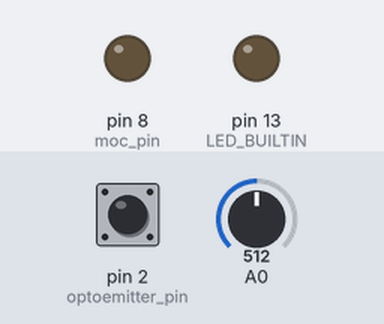
Recording of a sketch running on a simulated Arduino Uno, built with avr-gcc and run on an emulated ATmega328P. On the bench: output pins drawn as LEDs (lit = HIGH). Dashed ring = blinking. Inputs (shaded band) come from the test bench; at power-on: pin 2 (optoemitter_pin) HIGH, A0 = 512. What the sketch prints to the serial monitor is not drawn.

Above: at 1.0 s.
At 2.5 s:
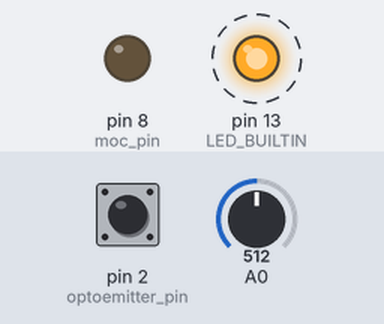
Timing chart, 0 to 4.6 s (numbered marks = the images above):
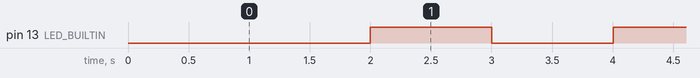

The sketch:

ControlTRIAC.ino
```cpp
/**************************************************************************************************
 * ControlTRIAC.ino
 *
 * Created: 18/04/2020
 * Author: Lars Lindner
 *
 * Power control of a resistive load using phase-fired control (https://en.wikipedia.org/wiki/Phase-fired_controller)
 * The moment of zero-cross of the mains signal is detected
 * The moment of firing of the Triac is controlled using delays
 * The delay for firing moment is received by serial over ESP8266 or using a potentiometer
 * loop() function must not be overloaded with tasks (serial read, analog read, etc.), otherwise the delay between zero-cross and firing moment will be too large!
 * Therefore, only read either serial data or potentiometer in loop()!!
 * (may be this behavior can be avoided using interrupts for serial and analog read)
 *
***************************************************************************************************/

#include<SoftwareSerial.h>

#define optoemitter_pin		2			// Optocoupler output to detect zero cross
#define moc_pin				8			// Solid State Relay input to control AC load
const int T2_ms = 1000;					// Execution period for Serial Communication [ms]
const byte numChars = 32;				// Max number of bytes of the received string
const int delay_min = 1200;				// Min delay for max power [us]
const int delay_max = 8000;				// Max delay for min power [us]
int delay_int = delay_min;				// 60Hz = 16666.66us -> 1/4 Halfwave = 4167us (halfwave, because we are rectifying)

volatile long count_zerocross = 0;
volatile long count_T2 = 0L;			// Count variable for Timer2
volatile bool flag_zerocross = false;
volatile bool flag_led = false;

SoftwareSerial mySerial(6,7);

char receivedChars[numChars];			// Array to store the received data
String rx_str = "";						// Store the received char array as an string
String cmd_str = "";					// Received command
int value_int = 0;						// Received command value
bool flag_newSerialData = false;		// When new Serial Data arrived
bool flag_newPotiData = false;			// When new Poti value arrived
int potval_int = 0;						// Old value of potentiometer

// volatile unsigned long prevMicros_long = 0;		// will store last time
// int delaycase = 1;								// switches between delays


// Setup function
void setup()
{
	pinMode(LED_BUILTIN, OUTPUT);
	pinMode(optoemitter_pin, INPUT_PULLUP);
	pinMode(moc_pin, OUTPUT);
	attachInterrupt(digitalPinToInterrupt(optoemitter_pin), ISR_zerocross, FALLING);

	setTimer(2);
	Serial.begin(9600);
	mySerial.begin(9600);
	Serial.println("Hi user, everything connected...");
	Serial.println();

}


// Loop function
void loop()
{
	// Only use one of this both functions (see code description)!
	recvSerialData();
	updatePotData();

	// Decide whether serialData is taken for delay_int
	if (flag_newSerialData)
	{
		rx_str = receivedChars;
		cmd_str = rx_str.substring(0,rx_str.indexOf('_'));
		value_int = rx_str.substring(rx_str.indexOf('_') + 1).toInt();
		delay_int = map(value_int,100,0,delay_min,delay_max);

		if (value_int == 0)			// A defined level for turning OFF
		{
			delay_int = delay_max;
		}
		else if (value_int == 100)	// A defined level for turning ON
		{
			delay_int = delay_min;
		}

		flag_newSerialData = false;
	}
	// or PotiData
	else if (flag_newPotiData)
	{
		delay_int = map(potval_int,0,1024,delay_min,delay_max);
		flag_newPotiData = false;
	}

 	// Part which control the firing moment
	if(flag_zerocross)
	{
		delayMicroseconds(delay_int);
		digitalWrite(moc_pin, HIGH);
		delayMicroseconds(100);
		digitalWrite(moc_pin, LOW);
		flag_zerocross = false;
	}


//  	// Part which control the firing moment without blocking behavior (does work, but has another behavior, lamp is still flickering)
// 	if(flag_zerocross)
// 	{
// 		unsigned long actMicros_long = micros();
// 		if ((actMicros_long - prevMicros_long >= delay_int) && (delaycase == 1))
// 		{
// 			prevMicros_long = actMicros_long;
// 			delaycase = 2;
// 			digitalWrite(moc_pin, HIGH);
// 		}
//
// 		if ((actMicros_long - prevMicros_long >= 100) && (delaycase == 2))
// 		{
// 			delaycase = 1;
// 			flag_zerocross = false;
// 			digitalWrite(moc_pin, LOW);
// 		}
// 	}

}


// ISR for Zero-Cross detection
void ISR_zerocross()
{
// 	count_zerocross++;
// 	prevMicros_long = 0;
// 	reset_millis();
	flag_zerocross = true;
}


// Reset the millis and micro counter
void reset_millis()
{
	extern volatile unsigned long timer0_millis, timer0_overflow_count;
	noInterrupts();
	timer0_millis = timer0_overflow_count = 0;
	interrupts();
}


// ISR for Serial Print
ISR(TIMER2_COMPA_vect)
{
	count_T2++;
	if (count_T2 > T2_ms)
	{
// 		Serial.print("Mains freq: ");
// 		Serial.println(count_zerocross/2, DEC);
// 		Serial.print("Delay Value: ");
// 		Serial.println(delay_int);
		digitalWrite(LED_BUILTIN, flag_led);
		count_T2 = 0;
		flag_led = !flag_led;
		count_zerocross = 0;

	}
}


// For receiving serial data from Software Serial
void recvSerialData()
{
	static byte ndx = 0;
	char endMarker = '\n';
	char rc;

	while (mySerial.available() > 0 && flag_newSerialData == false)
	{
		rc = mySerial.read();

		if (rc != endMarker)
		{
			receivedChars[ndx] = rc;
			ndx++;
			if (ndx >= numChars)
			{
				ndx = numChars - 1;
			}
		}
		else
		{
			// terminate the string with the null character (see: https://www.arduino.cc/reference/en/language/variables/data-types/string/)
			receivedChars[ndx] = '\0';
			ndx = 0;
			flag_newSerialData = true;
		}
	}
}


// Checking, if the Poti gives a new value
void updatePotData()
{
	int potnewval_int = analogRead(A0);
	if (potnewval_int > (potval_int + 3) || potnewval_int < (potval_int - 3))
	{
		flag_newPotiData = true;
		potval_int = potnewval_int;
	}
	else
	{
		flag_newPotiData = false;
	}

}
```

setTimer.ino
```cpp
/**************************************************************************************************
 * setTimer.ino
 *
 * Created: 12.10.2015
 * Author: Lars Lindner
 *
 * Implementation of Hardware Timer 0 - 2 in Arduino Uno
 * Timer0 prescaler: 1, 8, 64, 256, 1024 + External clock source on T0 pin
 * Timer1 prescaler: 1, 8, 64, 256, 1024 + External clock source on T1 pin
 * Timer2 prescaler: 1, 8, 32, 64, 128, 256, 1024
 *
 * Timer0 compare match register < 256
 * Timer1 compare match register < 65536
 * Timer2 compare match register < 256
 *
 * Attention:	Don't use Timer0, because it's messing with serialEvent().
 *				Also Timer0 is used for millis().
 *
***************************************************************************************************/


// Sets 1 of 3 Timers in predefined Mode
void setTimer(int timer_numb)
{
	if (timer_numb == 0)
	{
		//set timer0 interrupt at 100Hz (10ms)

		// Global disable interrupts
		cli();

		// Initialize counter value to 0
		TCNT0  = 0;

		// set compare match register for 100Hz increments
		// (16*10^6) / (2 * prescaler * 100) - 1 (must be <256)
		OCR0A = 77.125;
		// Waveform Generation Mode 2 (CTC Mode, OCR0A TOP)
		TCCR0A = (0 << COM0A1) | (0 << COM0A0) | (0 << COM0B1) | (0 << COM0B0) | (1 << WGM01) | (0 << WGM00);
		// Prescaler = 1024
		TCCR0B = (0 << FOC0A) | (0 << FOC0B) | (0 << WGM02) | (1 << CS02) | (0 << CS01) | (1 << CS00);

		// Interrupt(s) initialization
		TIMSK0 = (0 << OCIE0B) | (1 << OCIE0A) | (0 << TOIE1);

		// Global enable interrupts
		sei();
	}
	else if (timer_numb == 1)
	{
		// Global disable interrupts
		cli();
		TCCR1A = 0;		// set entire TCCR1A register to 0
		TCCR1B = 0;		// same for TCCR1B
		TCNT1  = 0;		//initialize counter value to 0

		// Waveform Generation Mode 14 (Fast PWM, ICR1 TOP)
		// In this mode, the counter counts only up, so for 1kHz PWM frequency ICR1 = 16000 for 16MHz oscillator
		ICR1 = 16000; // actually 15999
		//Defines duty cycle of PWM, can be changed while micro running
		OCR1A = OCR1B = 0;
		TCCR1A = (1 << COM1A1) | (0 << COM1A0) | (1 << COM1B1) | (0 << COM1B0) | (1 << WGM11) | (0 << WGM10);
		// Prescaler = 1
		TCCR1B = (0 << ICNC1) | (0 << ICES1) | (1 << WGM13) | (1 << WGM12) | (0 << CS12) | (0 << CS11) | (1 << CS10);

		//// Waveform Generation Mode 10 (Phase Correct PWM Mode, ICR1 TOP)
		//// In this mode, the counter counts up and down, so for 1kHz PWM frequency ICR1 = 8000 for 16MHz oscillator
		//ICR1 = 8000;
		////Defines duty cycle of PWM, can be changed while micro running
		//OCR1A = OCR1B = 4000;
		//TCCR1A = (1 << COM1A1) | (0 << COM1A0) | (1 << COM1B1) | (0 << COM1B0) | (1 << WGM11) | (0 << WGM10);
		//// Prescaler = 1
		//TCCR1B = (0 << ICNC1) | (0 << ICES1) | (1 << WGM13) | (0 << WGM12) | (0 << CS12) | (0 << CS11) | (1 << CS10);

		// Timer/Counter 1 Interrupt(s) initialization
		TIMSK1 = (0 << ICIE1) | (0 << OCIE1B) | (0 << OCIE1A) | (1 << TOIE1);

		// Global enable interrupts
		sei();
	}
	else if (timer_numb == 2)
	{
 		//set Timer2 interrupt at 1000Hz (1ms)

 		// Global disable interrupts
 		cli();

 		// Attention: Timer Register must be set 0 before setting OCR2A!!!
 		TCCR2A = 0;
 		TCCR2B = 0;
 		TCNT2  = 0;

 		// set compare match register for 1000Hz increments
 		// Formula not identical with datasheet!!!
 		// (16*10^6) / (prescaler * 1000) - 1 (must be <256)
 		OCR2A = 249;

 		// Waveform Generation Mode 2 (CTC Mode, OCR2A TOP)
 		TCCR2A = (0 << COM2A1) | (0 << COM2A0) | (0 << COM2B1) | (0 << COM2B0) | (1 << WGM21) | (0 << WGM20);
 		// Prescaler = 64
 		TCCR2B = (0 << FOC2A) | (0 << FOC2B) | (0 << WGM22) | (1 << CS22) | (0 << CS21) | (0 << CS20);

 		// Interrupt(s) initialization
 		TIMSK2 = (0 << OCIE2B) | (1 << OCIE2A) | (0 << TOIE2);

 		// Global enable interrupts
 		sei();

	}

};


// Working code for Timer1:

		////set timer1 interrupt at 1000Hz (1ms)
		//
		//// Global disable interrupts
		//cli();
		//
		//// Initialize counter value to 0
		//TCNT1 = 0;
		//
		//// actually sets Timer1 to 1000Hz increments, I don't know why!!!
		//// set compare match register for 100Hz increments
		//// (16*10^6) / (2 * prescaler * 100) - 1 (must be <256)
		//OCR1A = 77.125;
		//// Waveform Generation Mode 4 (CTC Mode, OCR1A TOP)
		//TCCR1A = (0 << COM1A1) | (0 << COM1A0) | (0 << COM1B1) | (0 << COM1B0) | (0 << WGM11) | (0 << WGM10);
		//// Prescaler = 1024
		//TCCR1A = (0 << FOC1A) | (0 << FOC1B) | (0 << WGM13) | (1 << WGM12) | (1 << CS12) | (0 << CS11) | (1 << CS10);
		//
		//// Timer/Counter 1 Interrupt(s) initialization
		//TIMSK1 = (0 << ICIE1) | (0 << OCIE1B) | (1 << OCIE1A) | (0 << TOIE1);
		//
		//// Global enable interrupts
		//sei();


// Working code for Timer2:

		////set timer2 interrupt at 1000Hz (1ms)
		//
		//// Global disable interrupts
		//cli();
		//
		//TCCR2A = 0;// set entire TCCR2A register to 0
		//TCCR2B = 0;// same for TCCR2B
		//TCNT2  = 0;//initialize counter value to 0
		//// set compare match register for 1khz increments
		//OCR2A = 249;// = (16*10^6) / (64 * 1000) - 1 (must be <256)
		//// turn on CTC mode
		//TCCR2A |= (1 << WGM21);
		////// Set CS21 bit for 8 prescaler
		////TCCR2B |= (1 << CS21);
		//// Set CS21 bit for 64 prescaler
		//TCCR2B |= (1 << CS22);
		//// enable timer compare interrupt
		//TIMSK2 |= (1 << OCIE2A);
		//
		//// Global enable interrupts
		//sei();
```

Measured:
- by itself, pin 13 (LED_BUILTIN): alternates HIGH for 1.0 s and LOW for 1.0 s
